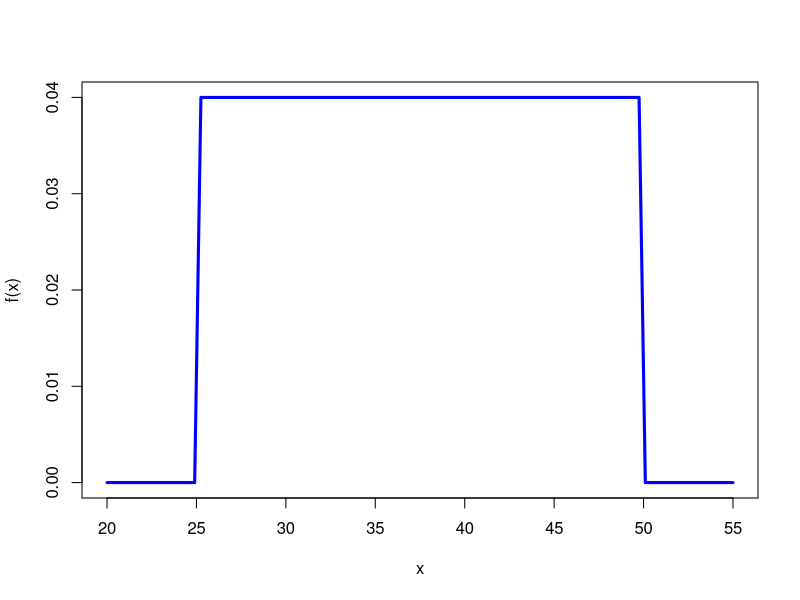
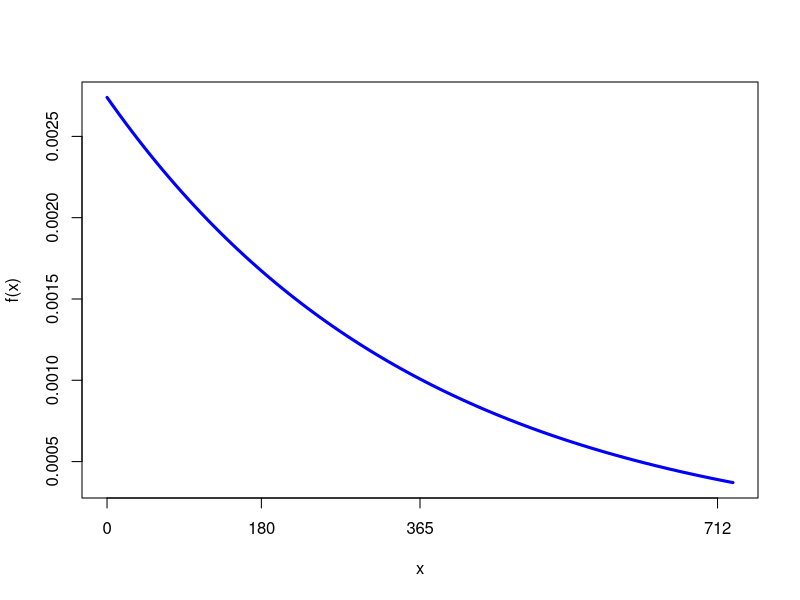

These charts were generated, in order, by the following R code:
## ---- chunk 1
#| include: false
g <- glue::glue
library(ggplot2)
sapply(list.files(here::here('R'), full.names = T), source)
## ---- chunk 2
curve(dunif(x, min = 25, max = 50), from = 20, to = 55, col = "blue", lwd = 3, ylab = "f(x)", xaxt = 'n')
axis(side = 1, at = seq(20, 55, by = 5))
## ---- chunk 3
curve(dexp(x, rate = 1/365), from = 0, to = 365*2, col = "blue", lwd = 3, ylab = "f(x)", xaxt = 'n')
axis(side = 1, at = c(0, 180, 365, 356*2))
## ---- chunk 4
pnorm(13, 12.9, 1.6) - pnorm(12, 12.9, 1.6)
## ---- chunk 5
1 - pnorm(16, 14.1, 1.6)
## ---- chunk 6
pnorm(10, 14.1, 1.6)
## ---- chunk 7
mu <- 185
sd <- 20
## ---- chunk 8
mu <- .2 * 25
sigma <- sqrt(.2 * .8 * 25)

pnorm(6.5, mu, sigma) - pnorm(3.5, mu, sigma)
## ---- chunk 9
pbinom(6, size = 25, prob = .2) - pbinom(3, size = 25, prob = .2)
## ---- chunk 10
mu <- .4 * 20
sigma <- sqrt(.4 * .6 * 20)

1 - pnorm(9.5, mu, sigma)
## ---- chunk 11
1 - pbinom(9, size = 20, prob = .4) 
## ---- chunk 12
mu <- .15*92
sigma <- sqrt(.15*.85*92)
## ---- chunk 13
(10.5 - mu)/sigma
## ---- chunk 14
pnorm(-.9635293)
## ---- chunk 15
pbinom(10, 92, .15)
## ---- chunk 16
(14.5 - mu)/sigma
## ---- chunk 17
(20.5 - mu)/sigma
## ---- chunk 18

pnorm(1.956256) - pnorm(0.204385)
## ---- chunk 19
(11.5 - mu)/sigma
## ---- chunk 20

pnorm(-0.6715507)
## ---- chunk 21
1 - pbinom(20, 25, .6)
## ---- chunk 22
mu <- .6 * 25
sigma <- sqrt(.6 * .4 * 25)

1 - pnorm(20.5, mu, sigma)
